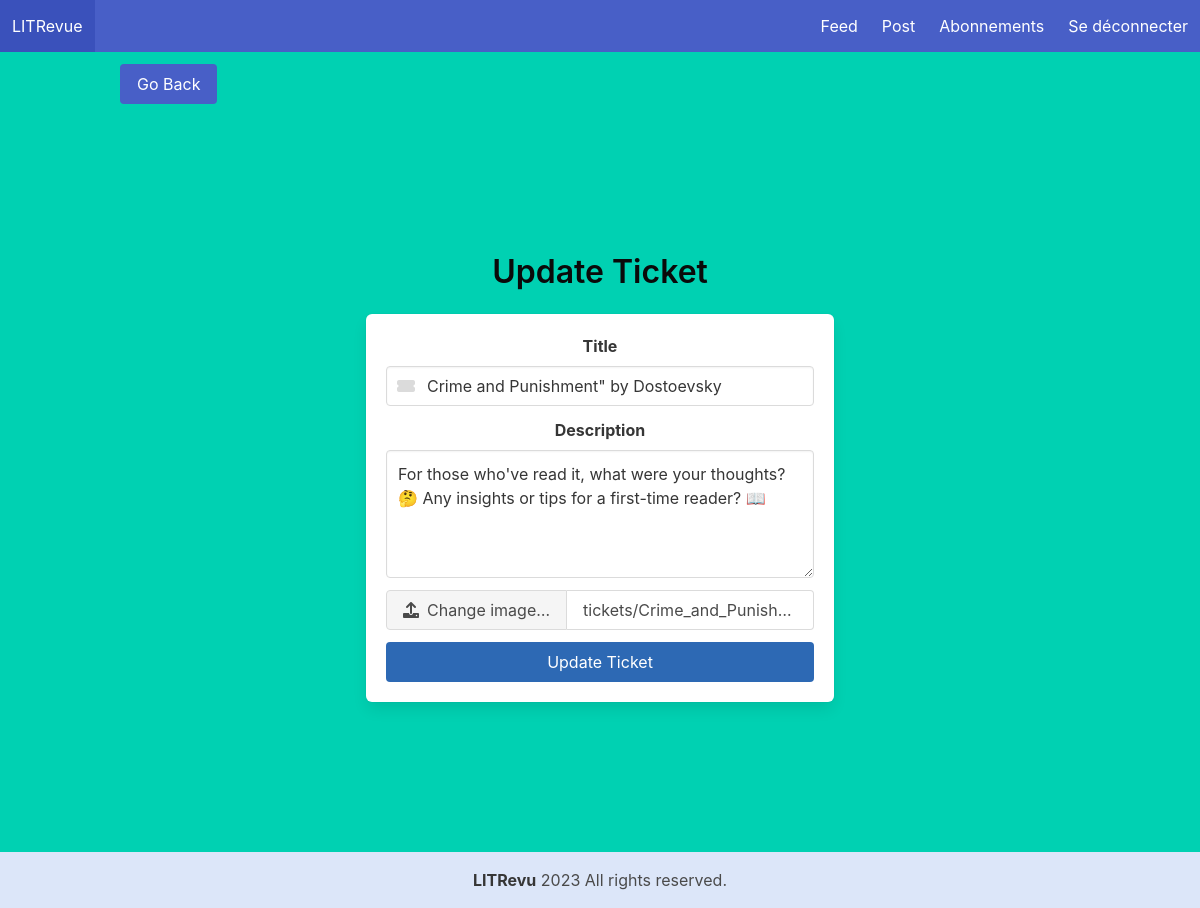
Screenshot of /tickets/11/update/ (signed in) with the database file from the repository.
### feed/models.py (models this page shows, shortened)
class Ticket(models.Model):
    title = models.fields.CharField(max_length=128)
    description = models.fields.TextField(max_length=2048, blank=True)
    user = models.ForeignKey(settings.AUTH_USER_MODEL, on_delete=models.CASCADE)
    image = models.ImageField(null=True, blank=True, upload_to='tickets/')
    time_create = models.DateTimeField(auto_now_add=True)

### feed/views.py (the view, shortened to what this page needs)
# urls.py: path("tickets/<int:pk>/update/", TicketUpdateView.as_view(), name="ticket-update"),
class TicketUpdateView(LoginRequiredMixin, UpdateView):
    model = Ticket
    form_class = TicketForm
    template_name = "feed/ticket_update.html"
    success_url = reverse_lazy("posts")
    def get_object(self, queryset=None):
        ticket = super().get_object(queryset)
        if ticket.user != self.request.user:
            raise PermissionDenied("You do not have permission to edit this ticket.")
        return ticket

### feed/forms.py
class TicketForm(forms.ModelForm):
    class Meta:
        model = Ticket
        fields = ['title', 'description', 'image']

### feed/templates/feed/ticket_update.html (shortened to what this page needs)
{% extends 'feed/base.html' %}
{% block content %}
<section class="hero is-fullheight is-primary">
    <div class="hero-head">
        <div class="container mt-3">
            <nav class="level">
                <div class="level-left">
                    <div class="level-item">
                        <a href="{% url 'posts' %}" class="button is-link">Go Back</a>
                    </div>
                </div>
            </nav>
        </div>
    </div>
    <div class="hero-body">
        <div class="container has-text-centered">
            <div class="columns is-centered">
                <div class="column is-half">
                    <h1 class="title has-text-black has-text-centered">Update Ticket</h1>
                    <div class="box">
                        <form method="post" enctype="multipart/form-data">
                            <div class="field">
                                <label class="label" for="{{ form.title.id_for_label }}">Title</label>
                                <div class="control has-icons-left">
                                    <input id="{{ form.title.id_for_label }}" class="input" type="text" placeholder="Title" name="{{ form.title.name }}" value="{{ form.title.value|default:'' }}" required>
                                    <span class="icon is-small is-left">
                                    </span>
                                </div>
                            </div>
                            <div class="field">
                                <label class="label" for="{{ form.description.id_for_label }}">Description</label>
                                <div class="control">
                                    <textarea id="{{ form.description.id_for_label }}" class="textarea" placeholder="Description" name="{{ form.description.name }}" required>{{ form.description.value|default:'' }}</textarea>
                                </div>
                            </div>
                            <div class="file has-name">
                                <label class="file-label">
                                    <span class="file-cta">
                                        <span class="file-icon">
                                            <i class="fas fa-upload"></i>
                                        </span>
                                        <span class="file-label">
                                            Change image…
                                        </span>
                                    </span>
                                    <span class="file-name">
                                        {% if form.image.value %}{{ form.image.value }}{% endif %}
                                    </span>
                                </label>
                            </div>
                            <div class="field is-grouped mt-3">
                                <div class="control is-expanded">
                                    <button type="submit" class="button is-info is-fullwidth">Update Ticket</button>
                                </div>
                            </div>
                        </form>
                    </div>
                </div>
            </div>
        </div>
    </div>
</section>
{% endblock %}

### users/static/users/styles.css (style rules this page uses)
body, html { height: 100%; margin: 0; }
.button.is-info { background-color: rgb(45, 105, 180); }

### rows the page displays
Ticket: title "Crime and Punishment\" by Dostoevsky", description "For those who've read it, what were your thoughts? 🤔 Any insights or tips for a first-time reader? 📖", image.value "tickets/Crime_and_Punish…"
